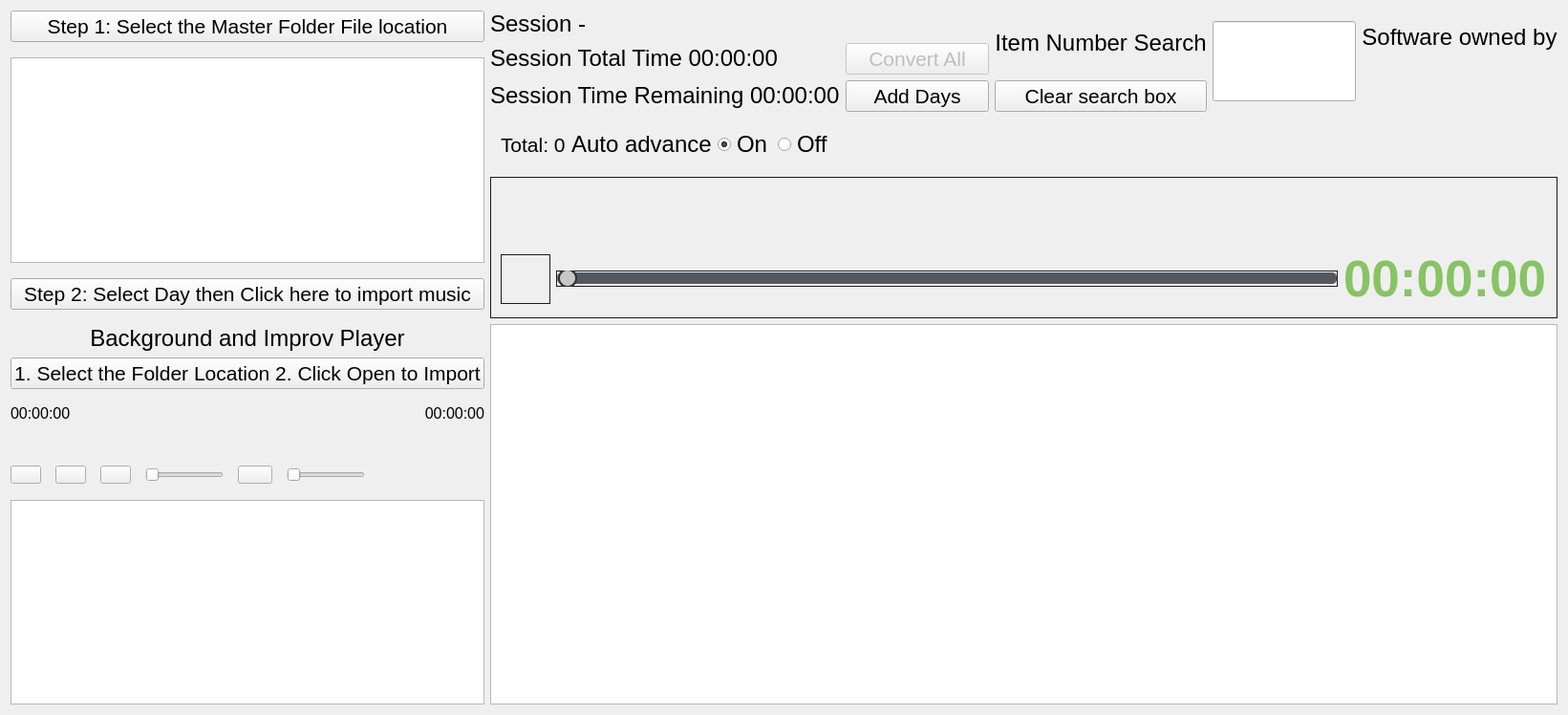
<?xml version="1.0" encoding="UTF-8"?>
<ui version="4.0">
 <class>MainWindow</class>
 <widget class="QMainWindow" name="MainWindow">
  <property name="windowModality">
   <enum>Qt::WindowModal</enum>
  </property>
  <property name="geometry">
   <rect>
    <x>0</x>
    <y>0</y>
    <width>1634</width>
    <height>748</height>
   </rect>
  </property>
  <property name="sizePolicy">
   <sizepolicy hsizetype="Fixed" vsizetype="Fixed">
    <horstretch>2</horstretch>
    <verstretch>2</verstretch>
   </sizepolicy>
  </property>
  <property name="maximumSize">
   <size>
    <width>2736</width>
    <height>1824</height>
   </size>
  </property>
  <property name="font">
   <font>
    <pointsize>12</pointsize>
   </font>
  </property>
  <property name="windowTitle">
   <string>MU Player Version 3.1.1</string>
  </property>
  <property name="windowIcon">
   <iconset theme="icon">
    <normaloff>.</normaloff>.</iconset>
  </property>
  <property name="iconSize">
   <size>
    <width>64</width>
    <height>64</height>
   </size>
  </property>
  <widget class="QWidget" name="centralWidget">
   <property name="sizePolicy">
    <sizepolicy hsizetype="Fixed" vsizetype="Fixed">
     <horstretch>0</horstretch>
     <verstretch>0</verstretch>
    </sizepolicy>
   </property>
   <layout class="QVBoxLayout" name="verticalLayout_5">
    <item>
     <layout class="QHBoxLayout" name="horizontalLayout_5" stretch="1,3">
      <item>
       <layout class="QVBoxLayout" name="verticalLayout">
        <item>
         <widget class="QPushButton" name="btn_select">
          <property name="sizePolicy">
           <sizepolicy hsizetype="Preferred" vsizetype="Fixed">
            <horstretch>0</horstretch>
            <verstretch>0</verstretch>
           </sizepolicy>
          </property>
          <property name="baseSize">
           <size>
            <width>12</width>
            <height>16</height>
           </size>
          </property>
          <property name="font">
           <font>
            <pointsize>16</pointsize>
           </font>
          </property>
          <property name="focusPolicy">
           <enum>Qt::NoFocus</enum>
          </property>
          <property name="text">
           <string>Step 1: Select the Master Folder File location</string>
          </property>
          <property name="checkable">
           <bool>false</bool>
          </property>
         </widget>
        </item>
        <item>
         <spacer name="verticalSpacer_3">
          <property name="orientation">
           <enum>Qt::Vertical</enum>
          </property>
          <property name="sizeType">
           <enum>QSizePolicy::Fixed</enum>
          </property>
          <property name="sizeHint" stdset="0">
           <size>
            <width>20</width>
            <height>10</height>
           </size>
          </property>
         </spacer>
        </item>
        <item>
         <widget class="QTreeView" name="treeView">
          <property name="sizePolicy">
           <sizepolicy hsizetype="Minimum" vsizetype="Expanding">
            <horstretch>0</horstretch>
            <verstretch>0</verstretch>
           </sizepolicy>
          </property>
         </widget>
        </item>
        <item>
         <spacer name="verticalSpacer_6">
          <property name="orientation">
           <enum>Qt::Vertical</enum>
          </property>
          <property name="sizeType">
           <enum>QSizePolicy::Fixed</enum>
          </property>
          <property name="sizeHint" stdset="0">
           <size>
            <width>20</width>
            <height>10</height>
           </size>
          </property>
         </spacer>
        </item>
        <item>
         <widget class="QPushButton" name="add">
          <property name="sizePolicy">
           <sizepolicy hsizetype="Preferred" vsizetype="Fixed">
            <horstretch>0</horstretch>
            <verstretch>0</verstretch>
           </sizepolicy>
          </property>
          <property name="baseSize">
           <size>
            <width>12</width>
            <height>16</height>
           </size>
          </property>
          <property name="font">
           <font>
            <pointsize>16</pointsize>
           </font>
          </property>
          <property name="focusPolicy">
           <enum>Qt::NoFocus</enum>
          </property>
          <property name="text">
           <string>Step 2: Select Day then Click here to import music</string>
          </property>
          <property name="checkable">
           <bool>false</bool>
          </property>
         </widget>
        </item>
        <item>
         <spacer name="verticalSpacer_2">
          <property name="orientation">
           <enum>Qt::Vertical</enum>
          </property>
          <property name="sizeType">
           <enum>QSizePolicy::Fixed</enum>
          </property>
          <property name="sizeHint" stdset="0">
           <size>
            <width>20</width>
            <height>10</height>
           </size>
          </property>
         </spacer>
        </item>
        <item>
         <widget class="QLabel" name="lblFolderName_2">
          <property name="sizePolicy">
           <sizepolicy hsizetype="Preferred" vsizetype="Fixed">
            <horstretch>0</horstretch>
            <verstretch>0</verstretch>
           </sizepolicy>
          </property>
          <property name="font">
           <font>
            <pointsize>18</pointsize>
           </font>
          </property>
          <property name="text">
           <string>Background and Improv Player</string>
          </property>
          <property name="alignment">
           <set>Qt::AlignCenter</set>
          </property>
         </widget>
        </item>
        <item>
         <widget class="QPushButton" name="selectImprovePathBtn">
          <property name="sizePolicy">
           <sizepolicy hsizetype="Preferred" vsizetype="Fixed">
            <horstretch>0</horstretch>
            <verstretch>0</verstretch>
           </sizepolicy>
          </property>
          <property name="baseSize">
           <size>
            <width>12</width>
            <height>16</height>
           </size>
          </property>
          <property name="font">
           <font>
            <pointsize>16</pointsize>
           </font>
          </property>
          <property name="focusPolicy">
           <enum>Qt::NoFocus</enum>
          </property>
          <property name="text">
           <string>1. Select the Folder Location 2. Click Open to Import</string>
          </property>
          <property name="checkable">
           <bool>false</bool>
          </property>
         </widget>
        </item>
        <item>
         <spacer name="verticalSpacer_5">
          <property name="orientation">
           <enum>Qt::Vertical</enum>
          </property>
          <property name="sizeType">
           <enum>QSizePolicy::Fixed</enum>
          </property>
          <property name="sizeHint" stdset="0">
           <size>
            <width>20</width>
            <height>10</height>
           </size>
          </property>
         </spacer>
        </item>
        <item>
         <layout class="QHBoxLayout" name="horizontalLayout_6">
          <item>
           <widget class="QLabel" name="improveProgressLbl">
            <property name="text">
             <string>00:00:00</string>
            </property>
           </widget>
          </item>
          <item>
           <widget class="QLabel" name="improveDurationLbl">
            <property name="text">
             <string>00:00:00</string>
            </property>
            <property name="alignment">
             <set>Qt::AlignRight|Qt::AlignTrailing|Qt::AlignVCenter</set>
            </property>
           </widget>
          </item>
         </layout>
        </item>
        <item>
         <widget class="QLabel" name="selectedImproveLbl">
          <property name="sizePolicy">
           <sizepolicy hsizetype="Ignored" vsizetype="Preferred">
            <horstretch>0</horstretch>
            <verstretch>0</verstretch>
           </sizepolicy>
          </property>
          <property name="font">
           <font>
            <pointsize>14</pointsize>
           </font>
          </property>
          <property name="text">
           <string/>
          </property>
         </widget>
        </item>
        <item>
         <widget class="QWidget" name="mediaWidget" native="true">
          <property name="sizePolicy">
           <sizepolicy hsizetype="Minimum" vsizetype="Fixed">
            <horstretch>0</horstretch>
            <verstretch>0</verstretch>
           </sizepolicy>
          </property>
          <property name="minimumSize">
           <size>
            <width>0</width>
            <height>41</height>
           </size>
          </property>
          <property name="layoutDirection">
           <enum>Qt::LeftToRight</enum>
          </property>
          <widget class="QWidget" name="layoutWidget">
           <property name="geometry">
            <rect>
             <x>0</x>
             <y>0</y>
             <width>371</width>
             <height>41</height>
            </rect>
           </property>
           <layout class="QHBoxLayout" name="horizontalLayout_">
            <property name="spacing">
             <number>15</number>
            </property>
            <property name="leftMargin">
             <number>0</number>
            </property>
            <property name="rightMargin">
             <number>0</number>
            </property>
            <item>
             <widget class="QPushButton" name="improvePreBtn">
              <property name="enabled">
               <bool>true</bool>
              </property>
              <property name="sizePolicy">
               <sizepolicy hsizetype="Fixed" vsizetype="Fixed">
                <horstretch>0</horstretch>
                <verstretch>0</verstretch>
               </sizepolicy>
              </property>
              <property name="maximumSize">
               <size>
                <width>32</width>
                <height>32</height>
               </size>
              </property>
              <property name="baseSize">
               <size>
                <width>16</width>
                <height>16</height>
               </size>
              </property>
              <property name="font">
               <font>
                <pointsize>16</pointsize>
               </font>
              </property>
              <property name="focusPolicy">
               <enum>Qt::NoFocus</enum>
              </property>
              <property name="checkable">
               <bool>false</bool>
              </property>
             </widget>
            </item>
            <item>
             <widget class="QPushButton" name="improveCtlBtn">
              <property name="sizePolicy">
               <sizepolicy hsizetype="Fixed" vsizetype="Fixed">
                <horstretch>0</horstretch>
                <verstretch>0</verstretch>
               </sizepolicy>
              </property>
              <property name="maximumSize">
               <size>
                <width>32</width>
                <height>36</height>
               </size>
              </property>
              <property name="baseSize">
               <size>
                <width>16</width>
                <height>16</height>
               </size>
              </property>
              <property name="font">
               <font>
                <pointsize>16</pointsize>
               </font>
              </property>
              <property name="focusPolicy">
               <enum>Qt::NoFocus</enum>
              </property>
              <property name="checkable">
               <bool>false</bool>
              </property>
             </widget>
            </item>
            <item>
             <widget class="QPushButton" name="improveNextBtn">
              <property name="sizePolicy">
               <sizepolicy hsizetype="Fixed" vsizetype="Fixed">
                <horstretch>0</horstretch>
                <verstretch>0</verstretch>
               </sizepolicy>
              </property>
              <property name="maximumSize">
               <size>
                <width>32</width>
                <height>32</height>
               </size>
              </property>
              <property name="baseSize">
               <size>
                <width>16</width>
                <height>16</height>
               </size>
              </property>
              <property name="font">
               <font>
                <pointsize>16</pointsize>
               </font>
              </property>
              <property name="focusPolicy">
               <enum>Qt::NoFocus</enum>
              </property>
              <property name="checkable">
               <bool>false</bool>
              </property>
             </widget>
            </item>
            <item>
             <widget class="QSlider" name="improveSlider">
              <property name="sizePolicy">
               <sizepolicy hsizetype="MinimumExpanding" vsizetype="Fixed">
                <horstretch>0</horstretch>
                <verstretch>0</verstretch>
               </sizepolicy>
              </property>
              <property name="maximum">
               <number>1000</number>
              </property>
              <property name="orientation">
               <enum>Qt::Horizontal</enum>
              </property>
             </widget>
            </item>
            <item>
             <widget class="QPushButton" name="improveVolumeBtn">
              <property name="sizePolicy">
               <sizepolicy hsizetype="Fixed" vsizetype="Fixed">
                <horstretch>0</horstretch>
                <verstretch>0</verstretch>
               </sizepolicy>
              </property>
              <property name="maximumSize">
               <size>
                <width>36</width>
                <height>36</height>
               </size>
              </property>
              <property name="baseSize">
               <size>
                <width>16</width>
                <height>16</height>
               </size>
              </property>
              <property name="font">
               <font>
                <pointsize>16</pointsize>
               </font>
              </property>
              <property name="focusPolicy">
               <enum>Qt::NoFocus</enum>
              </property>
              <property name="checkable">
               <bool>false</bool>
              </property>
             </widget>
            </item>
            <item>
             <widget class="QSlider" name="improveVolumeSlider">
              <property name="sizePolicy">
               <sizepolicy hsizetype="Fixed" vsizetype="Fixed">
                <horstretch>0</horstretch>
                <verstretch>0</verstretch>
               </sizepolicy>
              </property>
              <property name="maximum">
               <number>100</number>
              </property>
              <property name="orientation">
               <enum>Qt::Horizontal</enum>
              </property>
             </widget>
            </item>
           </layout>
          </widget>
         </widget>
        </item>
        <item>
         <widget class="QTableWidget" name="improveList">
          <property name="sizePolicy">
           <sizepolicy hsizetype="Preferred" vsizetype="Expanding">
            <horstretch>0</horstretch>
            <verstretch>0</verstretch>
           </sizepolicy>
          </property>
          <attribute name="verticalHeaderVisible">
           <bool>false</bool>
          </attribute>
         </widget>
        </item>
       </layout>
      </item>
      <item>
       <layout class="QVBoxLayout" name="verticalLayout_4">
        <item>
         <layout class="QHBoxLayout" name="horizontalLayout_3" stretch="1,0,0,0">
          <property name="sizeConstraint">
           <enum>QLayout::SetNoConstraint</enum>
          </property>
          <item>
           <layout class="QVBoxLayout" name="verticalLayout_2">
            <property name="sizeConstraint">
             <enum>QLayout::SetMinimumSize</enum>
            </property>
            <item>
             <widget class="QLabel" name="lblFolderName">
              <property name="sizePolicy">
               <sizepolicy hsizetype="Preferred" vsizetype="Fixed">
                <horstretch>0</horstretch>
                <verstretch>0</verstretch>
               </sizepolicy>
              </property>
              <property name="font">
               <font>
                <pointsize>18</pointsize>
               </font>
              </property>
              <property name="text">
               <string>Session - </string>
              </property>
             </widget>
            </item>
            <item>
             <layout class="QHBoxLayout" name="horizontalLayout_8">
              <item>
               <widget class="QLabel" name="lblTotalTime">
                <property name="sizePolicy">
                 <sizepolicy hsizetype="Preferred" vsizetype="Fixed">
                  <horstretch>0</horstretch>
                  <verstretch>0</verstretch>
                 </sizepolicy>
                </property>
                <property name="font">
                 <font>
                  <pointsize>18</pointsize>
                 </font>
                </property>
                <property name="text">
                 <string>Session Total Time 00:00:00</string>
                </property>
               </widget>
              </item>
              <item>
               <widget class="QPushButton" name="convertAllBtn">
                <property name="enabled">
                 <bool>false</bool>
                </property>
                <property name="sizePolicy">
                 <sizepolicy hsizetype="Maximum" vsizetype="Fixed">
                  <horstretch>0</horstretch>
                  <verstretch>0</verstretch>
                 </sizepolicy>
                </property>
                <property name="minimumSize">
                 <size>
                  <width>150</width>
                  <height>0</height>
                 </size>
                </property>
                <property name="baseSize">
                 <size>
                  <width>12</width>
                  <height>16</height>
                 </size>
                </property>
                <property name="font">
                 <font>
                  <pointsize>16</pointsize>
                 </font>
                </property>
                <property name="focusPolicy">
                 <enum>Qt::NoFocus</enum>
                </property>
                <property name="text">
                 <string>Convert All</string>
                </property>
                <property name="checkable">
                 <bool>false</bool>
                </property>
               </widget>
              </item>
             </layout>
            </item>
            <item>
             <layout class="QHBoxLayout" name="horizontalLayout_7">
              <item>
               <widget class="QLabel" name="lblRemainTime">
                <property name="sizePolicy">
                 <sizepolicy hsizetype="Preferred" vsizetype="Fixed">
                  <horstretch>0</horstretch>
                  <verstretch>0</verstretch>
                 </sizepolicy>
                </property>
                <property name="font">
                 <font>
                  <pointsize>18</pointsize>
                 </font>
                </property>
                <property name="text">
                 <string>Session Time Remaining 00:00:00</string>
                </property>
               </widget>
              </item>
              <item>
               <widget class="QPushButton" name="upgradeBtn">
                <property name="sizePolicy">
                 <sizepolicy hsizetype="Maximum" vsizetype="Fixed">
                  <horstretch>0</horstretch>
                  <verstretch>0</verstretch>
                 </sizepolicy>
                </property>
                <property name="minimumSize">
                 <size>
                  <width>150</width>
                  <height>0</height>
                 </size>
                </property>
                <property name="baseSize">
                 <size>
                  <width>12</width>
                  <height>16</height>
                 </size>
                </property>
                <property name="font">
                 <font>
                  <pointsize>16</pointsize>
                 </font>
                </property>
                <property name="focusPolicy">
                 <enum>Qt::NoFocus</enum>
                </property>
                <property name="text">
                 <string>Add Days</string>
                </property>
                <property name="checkable">
                 <bool>false</bool>
                </property>
               </widget>
              </item>
             </layout>
            </item>
           </layout>
          </item>
          <item>
           <layout class="QVBoxLayout" name="verticalLayout_8">
            <property name="sizeConstraint">
             <enum>QLayout::SetMinimumSize</enum>
            </property>
            <item>
             <widget class="QLabel" name="label">
              <property name="font">
               <font>
                <pointsize>18</pointsize>
               </font>
              </property>
              <property name="text">
               <string>Item Number Search</string>
              </property>
              <property name="alignment">
               <set>Qt::AlignCenter</set>
              </property>
             </widget>
            </item>
            <item>
             <widget class="QPushButton" name="clearSearchBtn">
              <property name="sizePolicy">
               <sizepolicy hsizetype="Preferred" vsizetype="Fixed">
                <horstretch>0</horstretch>
                <verstretch>0</verstretch>
               </sizepolicy>
              </property>
              <property name="baseSize">
               <size>
                <width>12</width>
                <height>16</height>
               </size>
              </property>
              <property name="font">
               <font>
                <pointsize>16</pointsize>
               </font>
              </property>
              <property name="focusPolicy">
               <enum>Qt::NoFocus</enum>
              </property>
              <property name="text">
               <string>Clear search box</string>
              </property>
              <property name="checkable">
               <bool>false</bool>
              </property>
             </widget>
            </item>
           </layout>
          </item>
          <item>
           <widget class="QLineEdit" name="searchBar">
            <property name="sizePolicy">
             <sizepolicy hsizetype="Preferred" vsizetype="Fixed">
              <horstretch>0</horstretch>
              <verstretch>0</verstretch>
             </sizepolicy>
            </property>
            <property name="maximumSize">
             <size>
              <width>150</width>
              <height>16777215</height>
             </size>
            </property>
            <property name="font">
             <font>
              <pointsize>50</pointsize>
             </font>
            </property>
            <property name="cursor">
             <cursorShape>ArrowCursor</cursorShape>
            </property>
            <property name="mouseTracking">
             <bool>false</bool>
            </property>
            <property name="focusPolicy">
             <enum>Qt::ClickFocus</enum>
            </property>
            <property name="text">
             <string/>
            </property>
            <property name="cursorPosition">
             <number>0</number>
            </property>
            <property name="alignment">
             <set>Qt::AlignCenter</set>
            </property>
            <property name="readOnly">
             <bool>false</bool>
            </property>
            <property name="placeholderText">
             <string/>
            </property>
           </widget>
          </item>
          <item>
           <layout class="QVBoxLayout" name="verticalLayout_6">
            <item>
             <widget class="QLabel" name="lblTotalTime_2">
              <property name="sizePolicy">
               <sizepolicy hsizetype="Preferred" vsizetype="Fixed">
                <horstretch>0</horstretch>
                <verstretch>0</verstretch>
               </sizepolicy>
              </property>
              <property name="font">
               <font>
                <pointsize>18</pointsize>
               </font>
              </property>
              <property name="text">
               <string>Software owned by</string>
              </property>
              <property name="alignment">
               <set>Qt::AlignCenter</set>
              </property>
             </widget>
            </item>
            <item>
             <widget class="QLabel" name="lblTotalTime_3">
              <property name="sizePolicy">
               <sizepolicy hsizetype="Preferred" vsizetype="Fixed">
                <horstretch>0</horstretch>
                <verstretch>0</verstretch>
               </sizepolicy>
              </property>
              <property name="font">
               <font>
                <pointsize>18</pointsize>
               </font>
              </property>
              <property name="text">
               <string>&lt;html&gt;&lt;head/&gt;&lt;body&gt;&lt;p&gt;&lt;img src=&quot;:/2020 Eventshd Logo.png&quot;/&gt;&lt;/p&gt;&lt;/body&gt;&lt;/html&gt;</string>
              </property>
              <property name="alignment">
               <set>Qt::AlignCenter</set>
              </property>
             </widget>
            </item>
           </layout>
          </item>
         </layout>
        </item>
        <item>
         <widget class="QWidget" name="horizontalWidget" native="true">
          <property name="sizePolicy">
           <sizepolicy hsizetype="Preferred" vsizetype="Preferred">
            <horstretch>0</horstretch>
            <verstretch>0</verstretch>
           </sizepolicy>
          </property>
          <property name="minimumSize">
           <size>
            <width>0</width>
            <height>0</height>
           </size>
          </property>
          <property name="baseSize">
           <size>
            <width>0</width>
            <height>0</height>
           </size>
          </property>
          <layout class="QHBoxLayout" name="playlayout" stretch="0,0,0,0,0,0">
           <item>
            <widget class="QLabel" name="totalLbl">
             <property name="font">
              <font>
               <pointsize>16</pointsize>
              </font>
             </property>
             <property name="text">
              <string>Total: 0</string>
             </property>
            </widget>
           </item>
           <item>
            <layout class="QHBoxLayout" name="horizontalLayout"/>
           </item>
           <item>
            <widget class="QLabel" name="label_2">
             <property name="font">
              <font>
               <pointsize>18</pointsize>
              </font>
             </property>
             <property name="text">
              <string>Auto advance</string>
             </property>
            </widget>
           </item>
           <item>
            <widget class="QRadioButton" name="onRadio">
             <property name="font">
              <font>
               <pointsize>18</pointsize>
              </font>
             </property>
             <property name="text">
              <string>On</string>
             </property>
             <property name="checked">
              <bool>true</bool>
             </property>
            </widget>
           </item>
           <item>
            <widget class="QRadioButton" name="offRadio">
             <property name="font">
              <font>
               <pointsize>18</pointsize>
              </font>
             </property>
             <property name="text">
              <string>Off</string>
             </property>
            </widget>
           </item>
           <item>
            <spacer name="horizontalSpacer">
             <property name="orientation">
              <enum>Qt::Horizontal</enum>
             </property>
             <property name="sizeType">
              <enum>QSizePolicy::Expanding</enum>
             </property>
             <property name="sizeHint" stdset="0">
              <size>
               <width>40</width>
               <height>20</height>
              </size>
             </property>
            </spacer>
           </item>
          </layout>
         </widget>
        </item>
        <item>
         <layout class="QVBoxLayout" name="verticalLayout_10">
          <item>
           <widget class="QWidget" name="verticalWidget" native="true">
            <property name="sizePolicy">
             <sizepolicy hsizetype="Preferred" vsizetype="Fixed">
              <horstretch>0</horstretch>
              <verstretch>0</verstretch>
             </sizepolicy>
            </property>
            <property name="minimumSize">
             <size>
              <width>0</width>
              <height>120</height>
             </size>
            </property>
            <property name="baseSize">
             <size>
              <width>0</width>
              <height>0</height>
             </size>
            </property>
            <property name="styleSheet">
             <string notr="true">border:1px solid #1b1b1b;</string>
            </property>
            <layout class="QVBoxLayout" name="verticalLayout_3">
             <item>
              <widget class="QLabel" name="lblTitle">
               <property name="minimumSize">
                <size>
                 <width>0</width>
                 <height>60</height>
                </size>
               </property>
               <property name="styleSheet">
                <string notr="true">font-size:18pt;font-weight:bold;border: 0px;</string>
               </property>
               <property name="text">
                <string/>
               </property>
               <property name="wordWrap">
                <bool>true</bool>
               </property>
              </widget>
             </item>
             <item>
              <layout class="QHBoxLayout" name="horizontalLayout_4">
               <item>
                <widget class="QPushButton" name="btnPlay">
                 <property name="styleSheet">
                  <string notr="true">width:50px; height:50px; border-image:url(:/play.png);</string>
                 </property>
                 <property name="text">
                  <string/>
                 </property>
                </widget>
               </item>
               <item>
                <widget class="QSlider" name="slider">
                 <property name="styleSheet">
                  <string notr="true">QSlider:groove:horizontal {
    border: 1px solid #999999;
    border-radius: 5px;
    background-color:#55585f;
    height: 10px;
    margin: 0 0 0 0;
}
QSlider::handle:horizontal {
    background-color: #c6c6c6; 
    border: 2px solid #302F2F;
    width: 16px; 
    height: 20px; 
    line-height: 20px; 
    margin-top: -5px; 
    margin-bottom: -5px; 
    border-radius: 10px; 
}

 QSlider::handle:horizontal:hover { 
     border-radius: 10px;
 }

QSlider::add-page:horizontal {
     background-color: #55585f;
     border-radius: 5px; 
}

QSlider::sub-page:horizontal {
     background-color: #7a7d82;
     border-radius: 5px; 
}</string>
                 </property>
                 <property name="maximum">
                  <number>1000</number>
                 </property>
                 <property name="orientation">
                  <enum>Qt::Horizontal</enum>
                 </property>
                </widget>
               </item>
               <item>
                <widget class="QLabel" name="lblPosition">
                 <property name="sizePolicy">
                  <sizepolicy hsizetype="Preferred" vsizetype="Preferred">
                   <horstretch>0</horstretch>
                   <verstretch>0</verstretch>
                  </sizepolicy>
                 </property>
                 <property name="maximumSize">
                  <size>
                   <width>16777215</width>
                   <height>16777215</height>
                  </size>
                 </property>
                 <property name="layoutDirection">
                  <enum>Qt::LeftToRight</enum>
                 </property>
                 <property name="styleSheet">
                  <string notr="true">color : #88c365; font-size:40pt; font-weight:bold;  border: 0px;</string>
                 </property>
                 <property name="text">
                  <string>00:00:00</string>
                 </property>
                </widget>
               </item>
              </layout>
             </item>
            </layout>
           </widget>
          </item>
          <item>
           <widget class="QListWidget" name="listWidget">
            <property name="sizePolicy">
             <sizepolicy hsizetype="Expanding" vsizetype="Expanding">
              <horstretch>0</horstretch>
              <verstretch>0</verstretch>
             </sizepolicy>
            </property>
            <property name="maximumSize">
             <size>
              <width>2000</width>
              <height>2000</height>
             </size>
            </property>
            <property name="focusPolicy">
             <enum>Qt::NoFocus</enum>
            </property>
            <property name="contextMenuPolicy">
             <enum>Qt::NoContextMenu</enum>
            </property>
            <property name="editTriggers">
             <set>QAbstractItemView::DoubleClicked</set>
            </property>
            <property name="showDropIndicator" stdset="0">
             <bool>false</bool>
            </property>
            <property name="movement">
             <enum>QListView::Static</enum>
            </property>
            <property name="viewMode">
             <enum>QListView::ListMode</enum>
            </property>
            <property name="currentRow">
             <number>-1</number>
            </property>
           </widget>
          </item>
         </layout>
        </item>
       </layout>
      </item>
     </layout>
    </item>
   </layout>
  </widget>
 </widget>
 <layoutdefault spacing="6" margin="11"/>
 <resources/>
 <connections>
  <connection>
   <sender>btn_select</sender>
   <signal>clicked()</signal>
   <receiver>MainWindow</receiver>
   <slot>selectPlace()</slot>
   <hints>
    <hint type="sourcelabel">
     <x>151</x>
     <y>16</y>
    </hint>
    <hint type="destinationlabel">
     <x>250</x>
     <y>485</y>
    </hint>
   </hints>
  </connection>
  <connection>
   <sender>selectImprovePathBtn</sender>
   <signal>clicked()</signal>
   <receiver>MainWindow</receiver>
   <slot>selectImprovePath()</slot>
   <hints>
    <hint type="sourcelabel">
     <x>244</x>
     <y>380</y>
    </hint>
    <hint type="destinationlabel">
     <x>226</x>
     <y>585</y>
    </hint>
   </hints>
  </connection>
  <connection>
   <sender>improveList</sender>
   <signal>itemSelectionChanged()</signal>
   <receiver>MainWindow</receiver>
   <slot>selectImproveItem()</slot>
   <hints>
    <hint type="sourcelabel">
     <x>299</x>
     <y>691</y>
    </hint>
    <hint type="destinationlabel">
     <x>67</x>
     <y>485</y>
    </hint>
   </hints>
  </connection>
  <connection>
   <sender>improveList</sender>
   <signal>itemDoubleClicked(QTableWidgetItem*)</signal>
   <receiver>MainWindow</receiver>
   <slot>improveDblClick()</slot>
   <hints>
    <hint type="sourcelabel">
     <x>178</x>
     <y>691</y>
    </hint>
    <hint type="destinationlabel">
     <x>164</x>
     <y>611</y>
    </hint>
   </hints>
  </connection>
  <connection>
   <sender>clearSearchBtn</sender>
   <signal>clicked()</signal>
   <receiver>MainWindow</receiver>
   <slot>clearSearchBox()</slot>
   <hints>
    <hint type="sourcelabel">
     <x>1250</x>
     <y>123</y>
    </hint>
    <hint type="destinationlabel">
     <x>1549</x>
     <y>10</y>
    </hint>
   </hints>
  </connection>
  <connection>
   <sender>improveCtlBtn</sender>
   <signal>clicked()</signal>
   <receiver>MainWindow</receiver>
   <slot>controlImprove()</slot>
   <hints>
    <hint type="sourcelabel">
     <x>85</x>
     <y>525</y>
    </hint>
    <hint type="destinationlabel">
     <x>429</x>
     <y>451</y>
    </hint>
   </hints>
  </connection>
  <connection>
   <sender>improveSlider</sender>
   <signal>sliderMoved(int)</signal>
   <receiver>MainWindow</receiver>
   <slot>improveSeek(int)</slot>
   <hints>
    <hint type="sourcelabel">
     <x>258</x>
     <y>516</y>
    </hint>
    <hint type="destinationlabel">
     <x>75</x>
     <y>605</y>
    </hint>
   </hints>
  </connection>
  <connection>
   <sender>improveVolumeSlider</sender>
   <signal>valueChanged(int)</signal>
   <receiver>MainWindow</receiver>
   <slot>improveVolumeChange(int)</slot>
   <hints>
    <hint type="sourcelabel">
     <x>389</x>
     <y>516</y>
    </hint>
    <hint type="destinationlabel">
     <x>292</x>
     <y>394</y>
    </hint>
   </hints>
  </connection>
  <connection>
   <sender>improveNextBtn</sender>
   <signal>clicked()</signal>
   <receiver>MainWindow</receiver>
   <slot>improveNext()</slot>
   <hints>
    <hint type="sourcelabel">
     <x>120</x>
     <y>523</y>
    </hint>
    <hint type="destinationlabel">
     <x>93</x>
     <y>384</y>
    </hint>
   </hints>
  </connection>
  <connection>
   <sender>improvePreBtn</sender>
   <signal>clicked()</signal>
   <receiver>MainWindow</receiver>
   <slot>improvePre()</slot>
   <hints>
    <hint type="sourcelabel">
     <x>46</x>
     <y>499</y>
    </hint>
    <hint type="destinationlabel">
     <x>64</x>
     <y>425</y>
    </hint>
   </hints>
  </connection>
  <connection>
   <sender>improveSlider</sender>
   <signal>sliderPressed()</signal>
   <receiver>MainWindow</receiver>
   <slot>improveClick()</slot>
   <hints>
    <hint type="sourcelabel">
     <x>258</x>
     <y>516</y>
    </hint>
    <hint type="destinationlabel">
     <x>279</x>
     <y>616</y>
    </hint>
   </hints>
  </connection>
 </connections>
 <slots>
  <slot>selectPlace()</slot>
  <slot>selectImprovePath()</slot>
  <slot>controlImprove()</slot>
  <slot>selectImproveItem()</slot>
  <slot>improveSeek(int)</slot>
  <slot>improveDblClick()</slot>
  <slot>musicListClick()</slot>
  <slot>clearSearchBox()</slot>
  <slot>improveClick()</slot>
  <slot>improveVolumeChange(int)</slot>
  <slot>improveNext()</slot>
  <slot>improvePre()</slot>
 </slots>
</ui>
